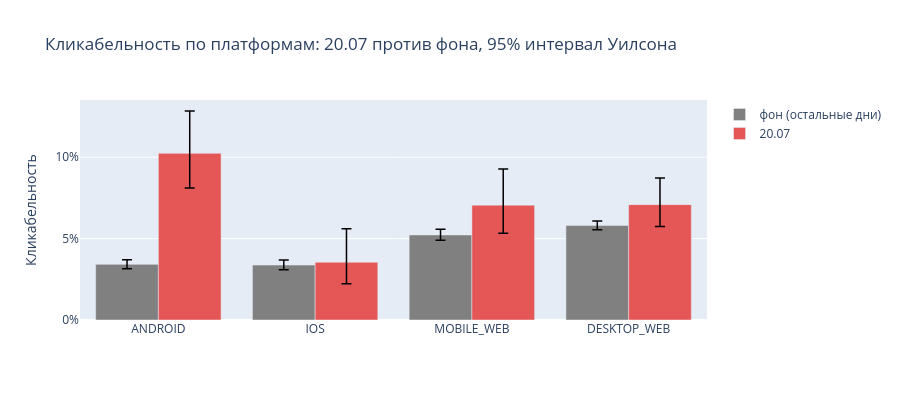
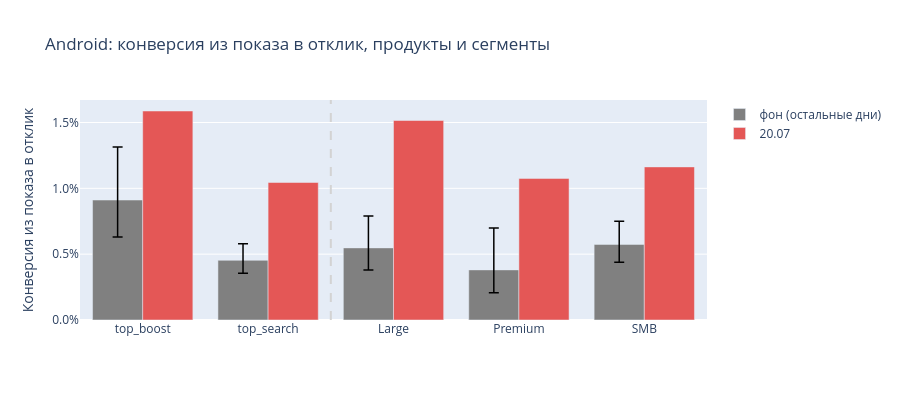

The notebook cell these images were saved under, in order:
### Markdown cell above
**Вывод и решение.** Ошибок логирования 20.07 на Android не найдено, эффект скорее реальный. Формат показа на Android по одному дню не меняем.

**Контекст.** 20 июля на Android кликабельность резко выросла. Нужно было решить: ошибка трекинга (тогда задача мобильной разработке на логирование) или реальный эффект (тогда сообщаем продакту и обсуждаем формат показа).

**Что сделали.** Проверили данные: дубли, пропуски, связность , повторы кликов, число показов. Сравнили 20.07 с остальными днями 1–28 июля по платформам, продуктам и сегментам работодателя. Показатель эффекта: конверсия из показа в отклик, интервалы Уилсона 95%.

**Результат.**
- Данные в порядке: следов ошибки логирования нет. Выросли именно клики.
- Люди не просто кликали чаще, но и чаще откликались: откликов на показ на Android стало заметно больше, а доля кликов, закончившихся откликом, осталась примерно прежней. Значит, клики были настоящими.
- Рост виден в обоих продуктах и во всех сегментах работодателей. На других платформах отклики выросли слабее или не выросли.

### Code cell
display(fig_dist)
display(fig_platform)
fig_effect.show()

### Figure 1 — Plotly figure (JSON) as saved in the notebook; plotly's stock layout.template omitted (floating-point values rounded to 4 significant figures)
{"data": [{"customdata": [[3.418, 3.155, 3.702], [3.373, 3.088, 3.683], [5.225, 4.9, 5.57], [5.806, 5.543, 6.081]], "error_y": {"array": [0.002841, 0.003104, 0.003454, 0.002749], "arrayminus": [0.00263, 0.002851, 0.003251, 0.002632], "color": "black", "symmetric": false, "thickness": 1.5, "type": "data", "width": 5}, "hovertemplate": "%{x}<br>Среднее: %{customdata[0]:.2f}%<br>95% ДИ: [%{customdata[1]:.2f}%; %{customdata[2]:.2f}%]<extra>фон (остальные дни)</extra>", "marker": {"color": "grey"}, "name": "фон (остальные дни)", "type": "bar", "x": ["ANDROID", "IOS", "MOBILE_WEB", "DESKTOP_WEB"], "y": [0.03418, 0.03373, 0.05225, 0.05806]}, {"customdata": [[10.24, 8.113, 12.84], [3.549, 2.227, 5.61], [7.055, 5.331, 9.283], [7.087, 5.738, 8.722]], "error_y": {"array": [0.02602, 0.02061, 0.02227, 0.01636], "arrayminus": [0.02124, 0.01322, 0.01724, 0.01348], "color": "black", "symmetric": false, "thickness": 1.5, "type": "data", "width": 5}, "hovertemplate": "%{x}<br>Среднее: %{customdata[0]:.2f}%<br>95% ДИ: [%{customdata[1]:.2f}%; %{customdata[2]:.2f}%]<extra>20.07</extra>", "marker": {"color": "#E45756"}, "name": "20.07", "type": "bar", "x": ["ANDROID", "IOS", "MOBILE_WEB", "DESKTOP_WEB"], "y": [0.1024, 0.03549, 0.07055, 0.07087]}], "layout": {"barmode": "group", "height": 400, "title": {"text": "Кликабельность по платформам: 20.07 против фона, 95% интервал Уилсона"}, "yaxis": {"tickformat": ".0%", "title": {"text": "Кликабельность"}}}}

### Figure 2 — Plotly figure (JSON) as saved in the notebook; plotly's stock layout.template omitted (floating-point values rounded to 4 significant figures)
{"data": [{"customdata": [[0.9112, 0.6312, 1.314], [0.4533, 0.3545, 0.5795], [0.5477, 0.3792, 0.7905], [0.3807, 0.2069, 0.6993], [0.5741, 0.4392, 0.7501]], "error_y": {"array": [0.004026, 0.001262, 0.002428, 0.003187, 0.00176], "arrayminus": [0.0028, 0.0009881, 0.001685, 0.001738, 0.001349], "color": "black", "symmetric": false, "thickness": 1.5, "type": "data", "width": 5}, "hovertemplate": "%{x}<br>Среднее: %{customdata[0]:.2f}%<br>95% ДИ: [%{customdata[1]:.2f}%; %{customdata[2]:.2f}%]<extra>фон</extra>", "marker": {"color": "grey"}, "name": "фон (остальные дни)", "type": "bar", "x": ["top_boost", "top_search", "Large", "Premium", "SMB"], "y": [0.009112, 0.004533, 0.005477, 0.003807, 0.005741]}, {"customdata": [[1.587, 4.0], [1.044, 4.0], [1.515, 3.0], [1.075, 1.0], [1.163, 4.0]], "hovertemplate": "%{x}<br>Среднее: %{customdata[0]:.2f}%<br>Откликов: %{customdata[1]}<extra>20.07</extra>", "marker": {"color": "#E45756"}, "name": "20.07", "type": "bar", "x": ["top_boost", "top_search", "Large", "Premium", "SMB"], "y": [0.01587, 0.01044, 0.01515, 0.01075, 0.01163]}], "layout": {"barmode": "group", "height": 400, "shapes": [{"line": {"color": "lightgrey", "dash": "dash"}, "type": "line", "x0": 1.5, "x1": 1.5, "xref": "x", "y0": 0, "y1": 1, "yref": "y domain"}], "title": {"text": "Android: конверсия из показа в отклик, продукты и сегменты"}, "yaxis": {"tickformat": ".1%", "title": {"text": "Конверсия из показа в отклик"}}}}
